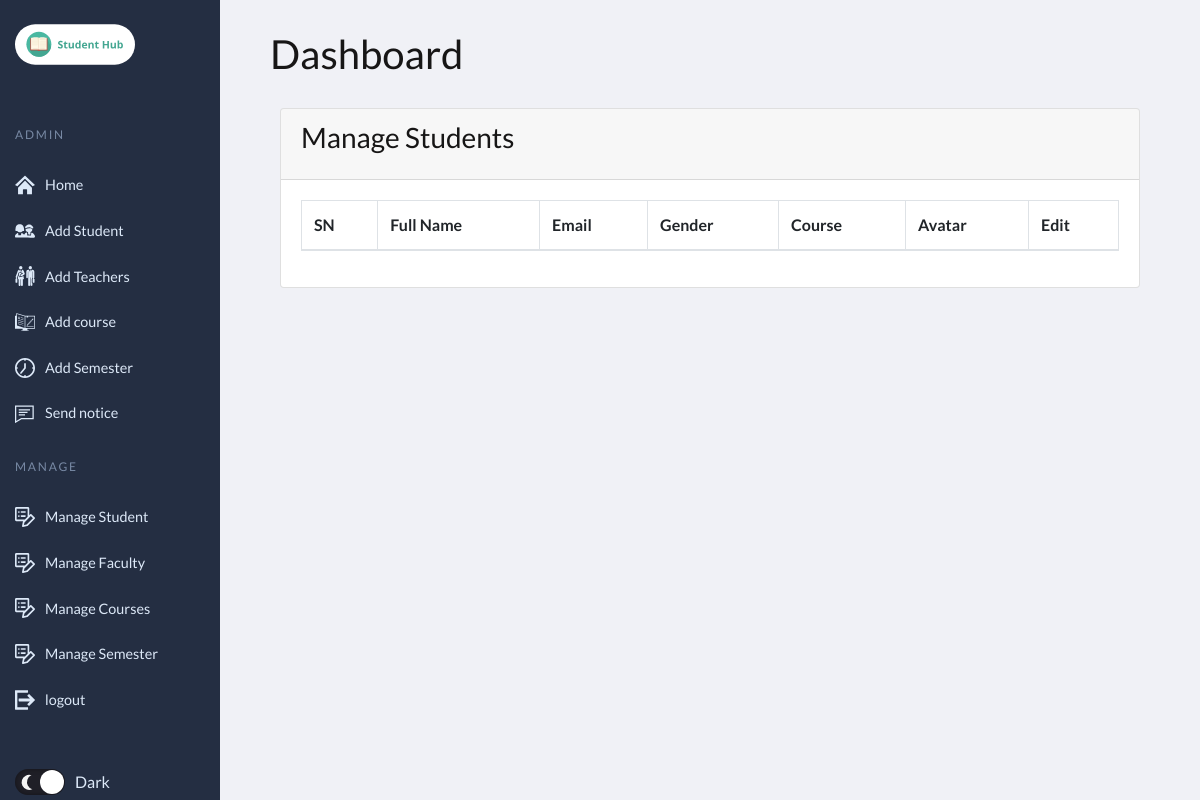
The app's page /home/manage_student/, older data.
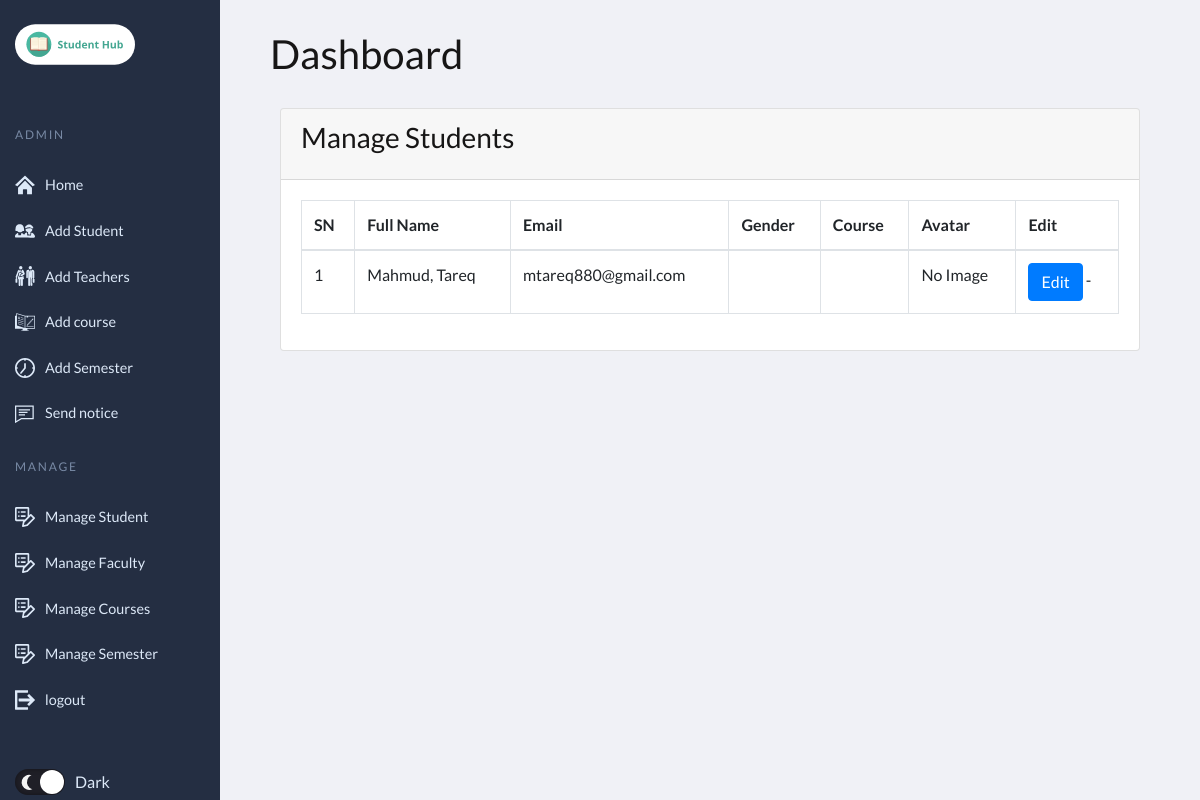
The same page, newer data.
### student_management_app/models.py (models this page shows, shortened)
class CustomUser(AbstractUser):
    USER_TYPE = ((1, "HOD"), (2, "Staff"), (3, "Student"))
    GENDER = [("M", "Male"), ("F", "Female")]
    username = None  # Removed username, using email instead
    email = models.EmailField(unique=True)
    user_type = models.CharField(default=1, choices=USER_TYPE, max_length=1)
    gender = models.CharField(max_length=1, choices=GENDER)
    profile_pic = models.ImageField()
    address = models.TextField()
    created_at = models.DateTimeField(auto_now_add=True)
    updated_at = models.DateTimeField(auto_now=True)
    USERNAME_FIELD = "email"
    REQUIRED_FIELDS = []
    objects = CustomUserManager()

### student_management_app/adminviews.py (the view)
# urls.py: path('manage_student/',adminviews.manage_student,name='manage_student'),
def manage_student(request):
    students = CustomUser.objects.filter(user_type=3)
    context = {
        'students': students,
        'page_title': 'Manage Students'
    }
    return render(request, "manage_student.html", context)

### student_management_app/templates/manage_student.html (shortened to what this page needs)
{% extends 'base2.html' %}
{% load static %}
{% block body_block %}
<section class="content">
    <div class="container-fluid">
        <div class="row">
            <div class="col-md-12">
                <div class="card">
                    <div class="card-header">
                        <h3 class="card-title">{{page_title}}</h3>
                    </div>
                    <div class="card-body">
                        <table id="example2" class="table table-bordered table-hover">
                            <thead>
                                <tr>
                                    <th>SN</th>
                                    <th>Full Name</th>
                                    <th>Email</th>
                                    <th>Gender</th>
                                    <th>Course</th>
                                    <th>Avatar</th>
                                    <th>Edit</th>
                                </tr>
                            </thead>
                            <tbody>
                                {% for student in students %}
                                <tr>
                                    <td>{{ forloop.counter }}</td>
                                    <td>{{student.last_name}}, {{student.first_name}}</td>
                                    <td>{{student.email}}</td>
                                    <td>{{student.gender}}</td>
                                    <td>{{student.student.course.name}}</td>
                                    <td>
                                        {% if student.profile_pic == ""  %}
                                        No Image
                                        {% else %}
                                        <img class="img img-fluid mb-2" height="100" width="100"
                                            src="{{student.profile_pic}}" alt="">
                                        {% endif %}
                                    </td>
                                    <td><a href="{% url 'student_app:edit_student' student.student.id %}" class="btn btn-primary">Edit</a> -
                                    </td>
                                </tr>
                                {% endfor %}
                            </tbody>
                        </table>
                    </div>
                </div>
            </div>
        </div>
    </div>
</section>
{% endblock %}

Row changes from the older to the newer data that the page shows:
added CustomUser: last_name "Mahmud", first_name "Tareq", email "mtareq880@gmail.com", profile_pic "No Image"
